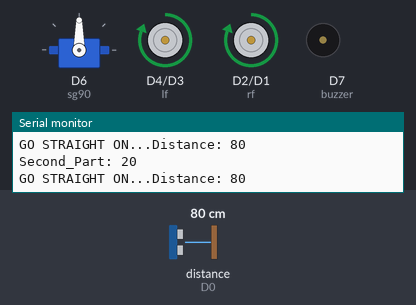
Recording of a sketch running on a simulated ESP8266 (NodeMCU). Shown: servo, motor-driver pin pairs drawn as motors (green arrow = first pin HIGH = forward, orange = second pin HIGH = backward, longer = more drive), buzzer (waves = sounding, pin HIGH), the last lines printed to the serial monitor. Wiring (inferred from the names in the program): ultrasonic range finder: trigger D5; echo D0. Inputs (shaded band) come from the test bench; at power-on: distance to the obstacle (sensor on D0) 80 cm. The echo pulse lasts 58.3 µs per cm; WiFi joins after 1.5 s; servers stay silent unless stated; pins used as bus, display or sensor lines are not drawn.

Above: at 3.3 s.
3.4 s: distance to the obstacle (sensor on D0) set to 22 cm
6.4 s: distance to the obstacle (sensor on D0) set to 18 cm
At 6.8 s:
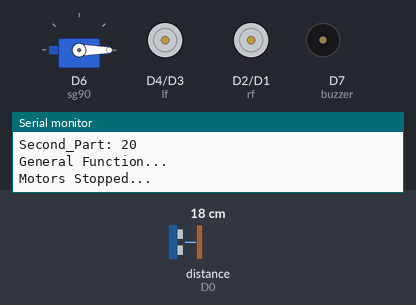
At 8.6 s:
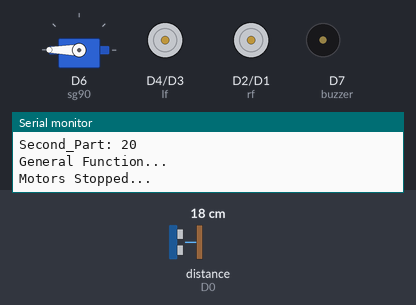
9.4 s: distance to the obstacle (sensor on D0) set to 2 cm
At 11.8 s:
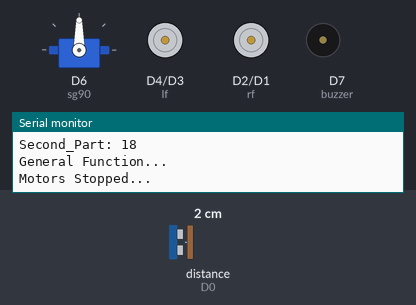
12.0 s: distance to the obstacle (sensor on D0) set to 9 cm
15.0 s: distance to the obstacle (sensor on D0) set to 12 cm
Timing chart, 0 to 24.8 s (numbered marks = the images above; inputs shaded):
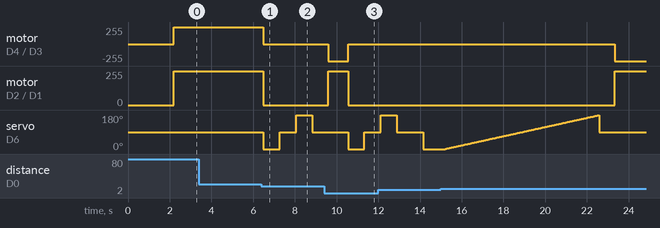

Measured:
- the behaviour switches between 20 and 19 cm on distance to the obstacle (sensor on D0) (found by bisection; images 0 and 1)
- after the input at 6.4 s, motor on D4 (lf) / D3 (lb), motor on D2 (rf) / D1 (rb): forward 255/255 → stopped after 0.09 s; servo on D6 (sg90): 90° → 0° after 0.09 s, → 90° 0.78 s later, → 180° 0.78 s later, → 90° 0.78 s later
- after the input at 9.4 s, servo on D6 (sg90): 90° → 0° after 1.2 s, → 90° 0.78 s later

The sketch:

motor_kontrol_update8.0.ino
```cpp
#include <Servo.h>
#include "DHT.h"
#include <ESP8266WiFi.h>
#include <FirebaseArduino.h>
Servo sg90;

#define lf D4
#define lb D3
#define rf D2
#define rb D1
#define DHTPIN D8
#define buzzer D7
#define pw 850
#define tp 1020 // turn speed
#define tim 900

#define DHTTYPE DHT11
DHT dht(DHTPIN, DHTTYPE);

#define trig D5
#define echo D0

#define FIREBASE_HOST "Yourfirebaseurlwithoutlast'/'and'https//'.com"
#define FIREBASE_AUTH "Your own firebase token_or_secret"
#define WIFI_SSID "SSID"
#define WIFI_PASSWORD "PASSWORD"

int distance;
int turn_dis;
int look[3];
int second_part = 20;
byte center_point;
int angle[360];
float t;
float h;
int air_quality;

void setup() {
  pinMode(lf, OUTPUT);
  pinMode(lb, OUTPUT);
  pinMode(rf, OUTPUT);
  pinMode(rb, OUTPUT);
  pinMode(buzzer, OUTPUT);

  pinMode(trig, OUTPUT);
  pinMode(echo, INPUT);

  Serial.println(F("DHTxx test!"));

  dht.begin();

  sg90.attach(D6);
  delay(500);

  Serial.begin(9600);

  WiFi.begin(WIFI_SSID, WIFI_PASSWORD);
  Serial.print("Connecting");
  while (WiFi.status() != WL_CONNECTED) {
    Serial.print(".");
    delay(500);
  }
  Serial.println();
  Serial.print("Connected: ");
  Serial.println(WiFi.localIP());

  Firebase.begin(FIREBASE_HOST, FIREBASE_AUTH);
  sg90.write(90);
  Firebase.remove("/MAPPRIME");


}

void loop() {
  distance = data();
  Serial.print("Distance: "); Serial.println(distance);
  Serial.print("Second_Part: "); Serial.println(second_part);

  if (distance < second_part)
  {
    second_part = general(distance, second_part);
    Serial.println("ELSE");
  }
  else
  {
    motor(pw,0,pw,0);
    Serial.print("GO STRAIGHT ON...");
  }
}

void motor (int lfp,int lbp,int rfp,int rbp)
{
  analogWrite(lf ,lfp);
  analogWrite(lb ,lbp);
  analogWrite(rf ,rfp*0.95);
  analogWrite(rb ,rbp*0.95);
}

int data()
{
  digitalWrite(trig, LOW);
  delayMicroseconds(20);
  digitalWrite(trig, HIGH);
  delayMicroseconds(40);
  digitalWrite(trig, LOW);
  delayMicroseconds(20);

  int sure = pulseIn(echo,HIGH);
  int mesafe = (sure/2)/29.1; // or /29.1
  delay(30); // Sensörden daha doğru değer almak için...

  return mesafe;
}

int general(int a, int limit)
{
  Serial.println("General Function...  ");
  if (a < limit)
  {
    Serial.println("Motors Stopped...");
    motor(0,0,0,0);
    for (byte i = 0; i <= 2; i++)
    {
      sg90.write(90*i);
      delay(750);
      look[i] = data();
    }
    Serial.println("Datas is Taken...");
    sg90.write(90);
    delay(750);
    if (look[0] > look[2])
    {

      if((look[0] - look[2]) < 10)
        {
          center_point++;
          end_function();
        }
      else
        center_point = 0;
      Serial.print("FARK...   ");Serial.print(look[0] - look[2]);
      Serial.print("CENTER POINTS...   ");Serial.print(center_point);
      Serial.println("Second Part was Updated...  ");Serial.println(second_part);

      Serial.println("TURNING RIGHT...");
      motor(tp,0,0,tp);
      delay(tim);
      second_part = (look[0] + look[2]) / 2;
      return second_part;
    }
    else if (look[2] >= look[0])
    {

      second_part = (look[2] + look[0]) / 2;
      if ((look[2] - look[0]) < 10)
        {
          center_point++;
          end_function();
        }
      else
        center_point = 0;
      Serial.print("DIFFERENCES...   ");Serial.print(look[2] - look[0]);
      Serial.print("CENTER POINTS...   ");Serial.print(center_point);
      Serial.println("Second Part Updated...  ");Serial.println(second_part);

      Serial.println("TURNING LEFT...");
      motor(0,tp,tp,0);
      delay(tim);
      return second_part;
    }
  }
}

int scan (byte a)
{
  sg90.write(0);
  delay(1000);
  for (int i = 0; i < 180; i++)
  {
    sg90.write(i);
    delay(10);
    angle[a + i] = data();
  }
}

void firebase (int temperature, int humudity, int air_quality)
{
  while(true)
  {
  Firebase.setFloat("DATAPRIME/Temperature", temperature);
  if (Firebase.failed()) {
      Serial.print("Setting /Temperature Failed:");
      Serial.println(Firebase.error());
  }
  else
    break;
  delay(1000);
  }

  while(true)
  {
  Firebase.setFloat("DATAPRIME/Humidity", humudity);
  if (Firebase.failed()) {
      Serial.print("Setting /Humudity Failed:");
      Serial.println(Firebase.error());
  }
  else
    break;
  delay(1000);
  }

  while(true)
  {
  Firebase.setFloat("DATAPRIME/Air-quality", air_quality);
  if (Firebase.failed()) {
      Serial.print("Setting /Air_quality Failed:");
      Serial.println(Firebase.error());
  }
  else
    break;
  delay(1000);
  }


  int k = 0;
  while(true)
  {
    Firebase.pushFloat("MAPPRIME/Angle", angle[k]);
    if (Firebase.failed()) {
        Serial.print("Setting /Area Failed:");
        Serial.println(Firebase.error());
    }
    else
      k++;
    Serial.print(k-1); Serial.print("  .Angle :    ");  Serial.println(angle[k-1]);
    if (k == 360)
      break;
  }
  Serial.println("THATS ALL !!!");
}

void end_function()
{
  if (center_point >= 2)
  {
    Serial.println("WE ARE İN CENTER POİNT. CONGRATULATİONS...");

    Serial.println("MQ-135");

    air_quality = analogRead(A0);
    Serial.print("Air-quality :   ");Serial.println(air_quality);

    Serial.println("SCANNN");
    motor(0,0,0,0);
    delay(500);
    scan(0);
    sg90.write(90);
    delay(750);
    motor(0,tp,tp,0);
    delay(2*tim);

    motor(0,0,0,0);
    delay(500);
    scan(180);
    sg90.write(90);
    delay(750);


    Serial.println("DHT-11");
    while(true)
    {
      delay(2000);

      h = dht.readHumidity();
      t = dht.readTemperature();

      Serial.print(F("Humidity: "));
      Serial.print(h);
      Serial.print(F("%  Temperature: "));
      Serial.print(t);
      Serial.print(F("°C "));

      if (isnan(h) || isnan(t))
        Serial.println(F("Failed to read from DHT sensor!"));
      else
        break;
    }

    firebase(t,h,air_quality);
    while(true)
    {
      digitalWrite(buzzer, HIGH);
      delay(1000);
      digitalWrite(buzzer, LOW);
      delay(1000);
      Serial.println("PROJECT WAS ENDED...");
    }
  }
}
```
